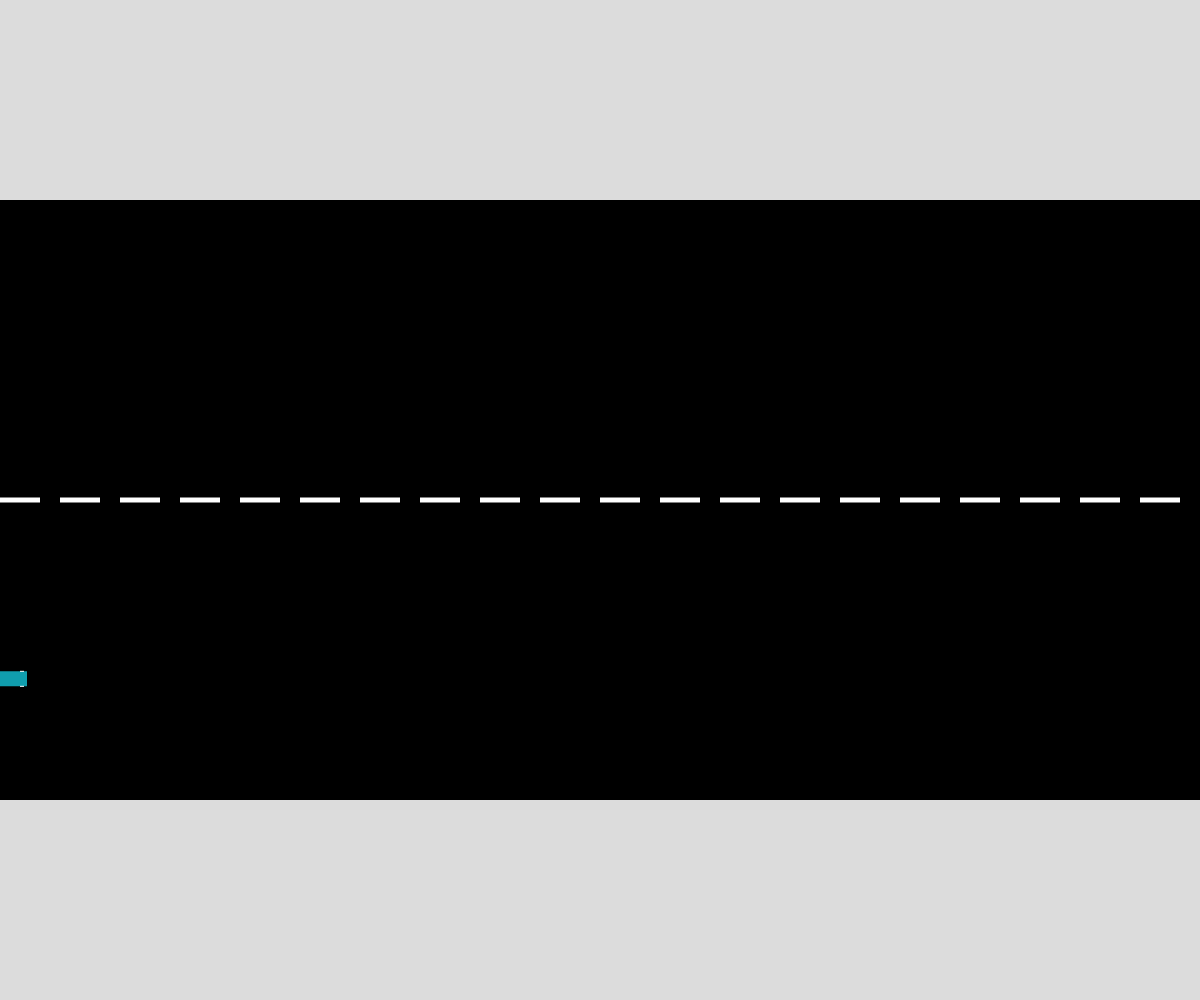
Frame 1 (no input)
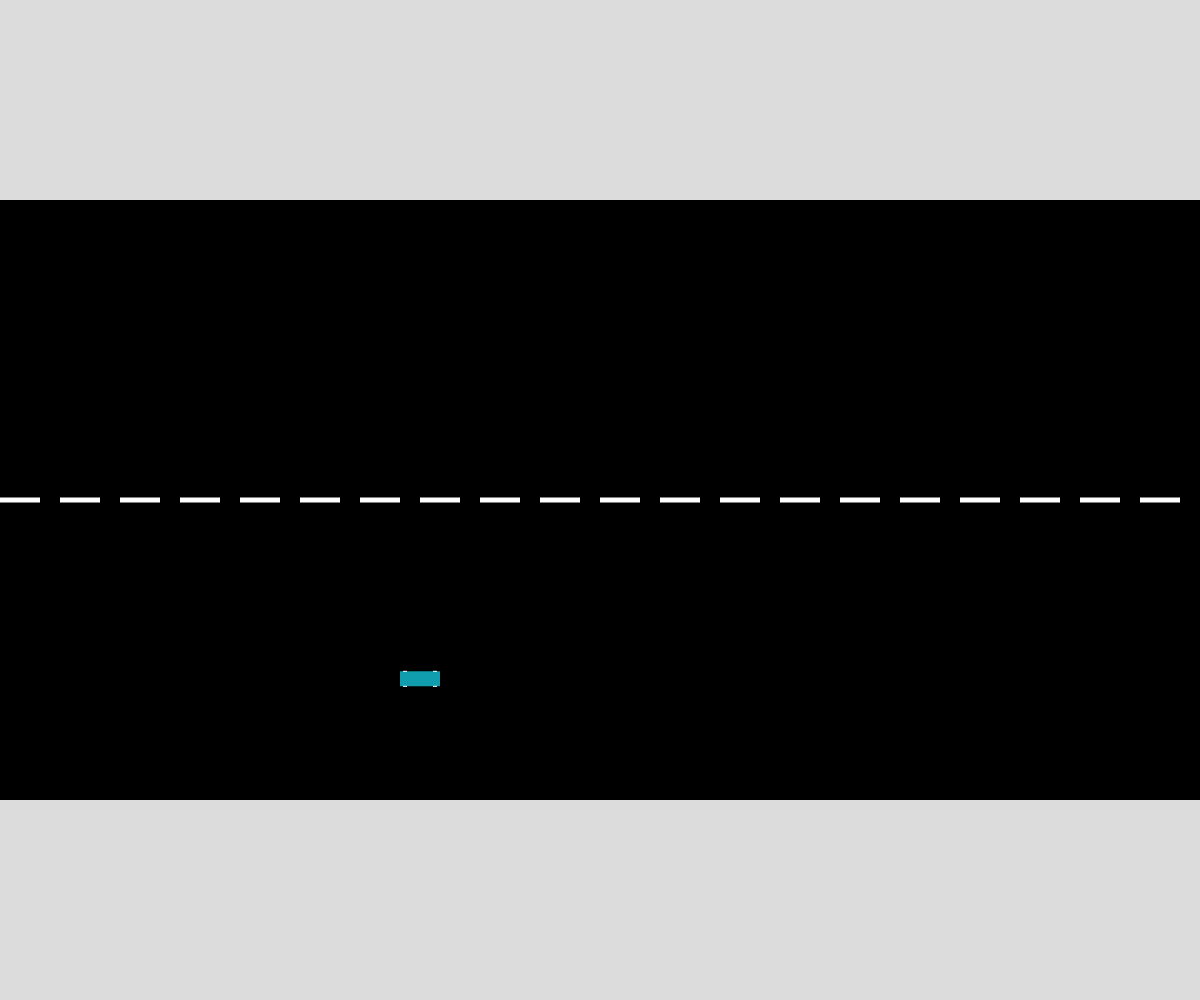
Frame 60 (no input)
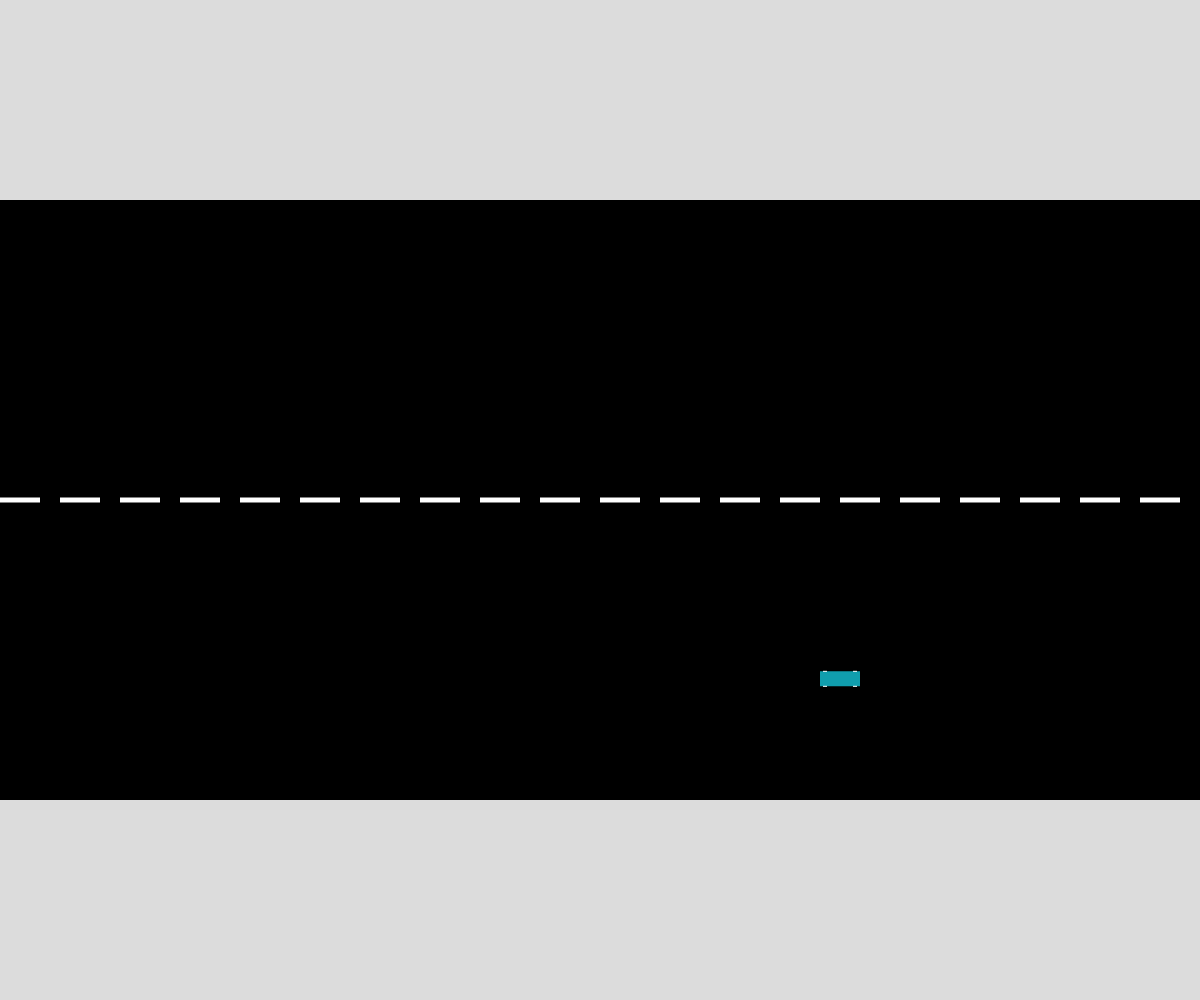
Frame 120 (the mouse pressed at the canvas centre since frame 60)

The p5.js sketch that drew these frames (run headless with seeded random() and noise() and a simulated clock; from frame 60 on, the mouse is pressed at the canvas centre):

// p5.js sketch
// ── sketch.js
// Project Title
// Your Name
// Date
//
// Extra for Experts:
// - describe what you did to take this project "above and beyond"

let car;
let eastbound =[], westbound = [];

function setup() {
  createCanvas(windowWidth, windowHeight);
  rectMode(CENTER);
  noStroke();
  for(let i = 0; i < 20; i++){
    eastbound.push(car = new Vehicle(0, [random(0,255), random(0,255), random(0,255)], 0, random(height/2,height/2 + 275), 1, 7));
  }
}

function draw() {
  background(220);
  drawRoad();
  car.action();
}

function drawRoad() {
  fill(0);
  rect(width / 2, height / 2, width, 600);
  for (let i = 0; i < width; i += 60) {
    fill(255);
    rect(i + 20, height / 2, 40, 5);
  }

}

function drawCar(x, y, color) {
  fill(color);
  rect(x, y, 40, 15);
  fill(255);
  rect(x + 15, y + 7.5, 4, 1);
  rect(x + 15, y - 7.5, 4, 1);
  rect(x - 15, y - 7.5, 4, 1);
  rect(x - 15, y + 7.5, 4, 1);
}

function drawTruck(x, y, color) {
  fill(color);
  rect(x - 10, y, 40, 30);
  rect(x + 20.0, y, 15, 30);
}

class Vehicle {
  constructor(type, color, x, y, direction, xSpeed) {
    this.type = type;
    this.color = color;
    this.x = x;
    this.y = y;
    this.direction = direction;
    this.xSpeed = xSpeed;
  }
  display() {
    if (this.type === 0) {
      drawCar(this.x, this.y, this.color);
    }
    else {
      drawTruck(this.x, this.y, this.color);
    }
  }
  move() {
    this.x += this.xSpeed;
  }
  speedUp() {
    if (this.xSpeed > 0) {
      this.xSpeed += 1;
      if (this.xSpeed > 15){
        this.xSpeed = 15;
      }
    }
    else {
      this.xSpeed -= 1;
      if (this.xSpeed < -15){
        this.xSpeed = -15;
      }
    }
  }
  speedDown(){
    if (this.xSpeed > 0) {
      this.xSpeed -= 1;
      if (this.xSpeed === 0){
        this.xSpeed = 1;
      }
    }
    else {
      this.xSpeed += 1;
      if (this.xSpeed === 0){
        this.xSpeed = -1;
      }
    }
  }
  changeColor(){
    this.color= [random(0,255),random(0,255) ,random(0,255)];
  }
  action(){
    car.move();
    let rNum = random(1, 100);
    if(rNum === 50){
      car.speedUp();
    }
    if(rNum === 47){
      car.speedDown();
    }
    if(rNum === 98){
      car.changeColor();
    }
    car.display();

  }
}
